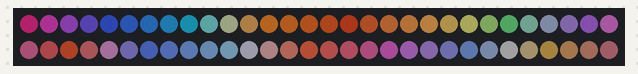
The sketch below on a simulated Arduino Uno, built with avr-gcc and run on an emulated ATmega328P. On the bench: 60 RGB LEDs in strip order, left to right, continuing on the next row. Dim RGB values are drawn brighter than linear.

Above: at 0.15 s.
At 3.17 s:
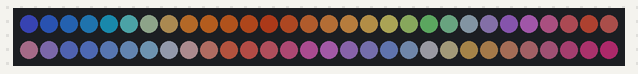
At 9.81 s:
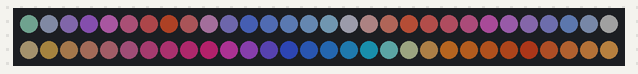
At 20.37 s:
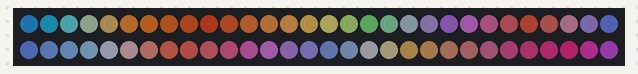
At 29.13 s:
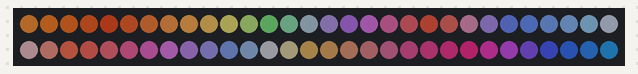
At 39.7 s:
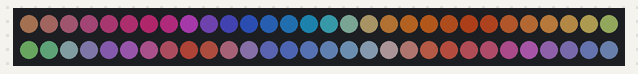

The sketch:

FastLED_ColorPalette.ino
```cpp
#include <FastLED.h>

#define NUM_LEDS 60
#define LED_PIN 3

CRGB leds[NUM_LEDS];
int paletteIndex = 0;

CRGBPalette16 myPalette = CRGBPalette16(
  CRGB(150, 30, 90),   // magenta
  CRGB(40, 60, 150),   // indigo blue
  CRGB(20, 100, 120),  // teal
  CRGB(160, 90, 30),   // brown

  CRGB(120, 40, 20),   // red
  CRGB(170, 120, 60),  // gold
  CRGB(50, 100, 60),   // green
  CRGB(100, 60, 130),  // plum

  CRGB(130, 50, 30),   // orange
  CRGB(60, 80, 150),   // steel blue
  CRGB(90, 120, 140),  // cyan-gray
  CRGB(160, 70, 50),   // copper

  CRGB(110, 50, 100),  // violet
  CRGB(70, 90, 130),   // blue
  CRGB(100, 80, 40),   // ochre
  CRGB(80, 40, 60)     // dark red
);

void setup() {
  FastLED.addLeds<WS2812B, LED_PIN, GRB>(leds, NUM_LEDS);
}

void loop() {

  //fill_palette (ledName, numberOfLeds, paletteStartingIndex, AmountToIncrementThePaletteIndexForEachLED, paletteDesign, Brightness, blendType)
  fill_palette(leds, NUM_LEDS, paletteIndex, 255 / NUM_LEDS, myPalette, 100, LINEARBLEND);

  //change the start index of the palette to make animation
  EVERY_N_MILLISECONDS(10) {
    paletteIndex++;
  }

  FastLED.show();
}
```
